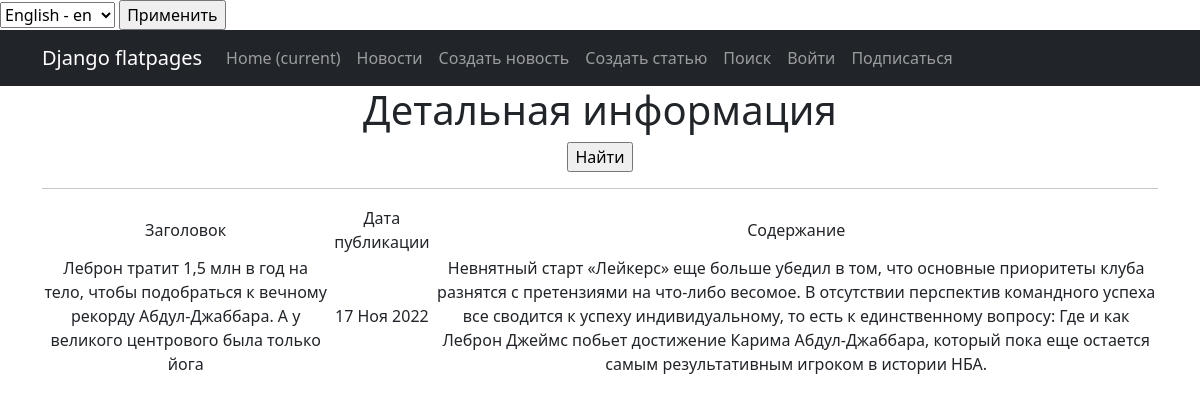
Page /news/2/ on the earlier database version.
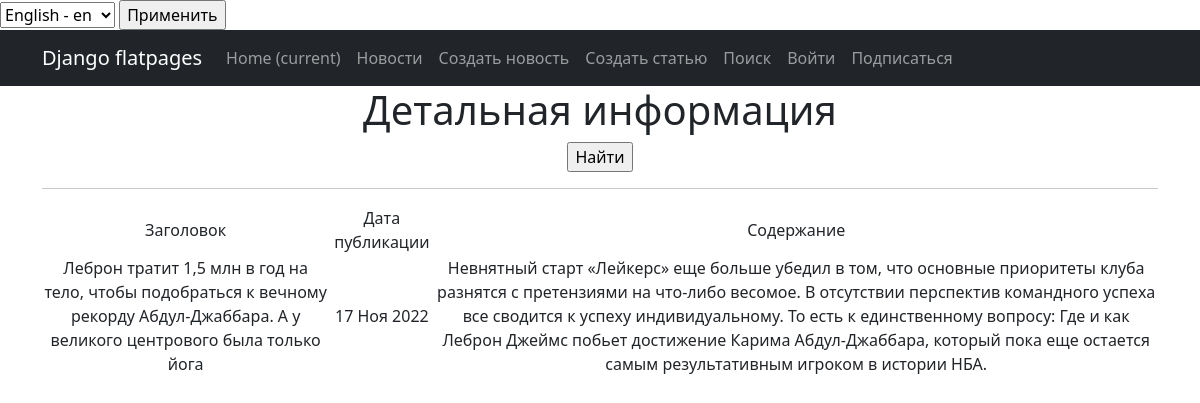
Same page on the later database version.
### news/models.py (models this page shows, shortened)
class Post(models.Model):
    article = 'AR'
    news = 'NE'
    author_name = models.ForeignKey(Author, on_delete=models.CASCADE, verbose_name='Имя автора')  # связь «один ко многим» с моделью Author
    types_post = models.CharField(max_length=2, choices=Types, default='NE', verbose_name='Тип поста')  # поле с выбором — «статья» или «новость»;
    datetime_post = models.DateTimeField(auto_now_add=True, verbose_name='Дата и время поста')  # автоматически добавляемая дата и время создания;
    category_post = models.ManyToManyField(Category, through='PostCategory')  # связь «многие ко многим» с моделью Category (с дополнительной моделью PostCategory);
    header = models.CharField(max_length=255, verbose_name='Заголовок') #  заголовок статьи/новости
    content = models.TextField() #  текст статьи/новости
    rating_post = models.IntegerField(default=0) #  рейтинг статьи/новости
    class Meta:
        verbose_name_plural = 'Посты'

### news/views.py (the view)
# urls.py: path('<int:pk>/', cache_page(300)(PostDetail.as_view()), name='post_detail'), #кэширование страниц с новостями 5 минут
class PostDetail(DetailView):
    model = Post
    ordering = '-datetime_post'
    template_name = 'post.html'
    context_object_name = 'post'

### news/templatetags/custom_filters.py (called while the page is built)
@register.filter(name='censors')
def censor(value):
   stopwords = ['урод', 'бяка', 'гопник']
   word = value.replace(',', "")
   word = word.replace('-', "")
   word = word.split()
   if type(value) is str:
      for word in stopwords:
         value = value.replace(word, word[0] + "*" * (len(word) - 1))
         value = value.replace(word.capitalize(), word[0] + "*" * (len(word) - 1))
   else:
      raise ValueError('Ошибка, это не переменная строкого типа')
   return f'{value}'

### templates/post.html (shortened to what this page needs)
{% extends 'flatpages/default.html' %}
{% load custom_filters %}
{% load custom_filters %}
{% block content %}
   <h1>Детальная информация</h1>
   <form action="" method="get">
       <input type="submit" value="Найти" />
   </form>
   <hr>
   {% if post %}
       <table>
           <tr>
               <td>Заголовок</td>
               <td>Дата публикации</td>
               <td>Содержание</td>
           </tr>
           <tr>
               <td>{{ post.header|censors }}</td>
               <td>{{ post.datetime_post|date:'d M Y' }}</td>
               <td>{{ post.content|censors }}</td>
           </tr>
       </table>
   {% else %}
       <h2>Новости нет!</h2>
   {% endif %}
{% endblock content %}

Differences in the rows shown:
changed Post: content|censors "…все сводится к успеху индивидуальному, то есть к единственному вопросу:…" → "…все сводится к успеху индивидуальному. То есть к единственному вопросу:…"
